Frame 1 (no input): blank canvas, image omitted
Frame 60 (the mouse pressed at the canvas centre just before this capture): blank canvas, image omitted
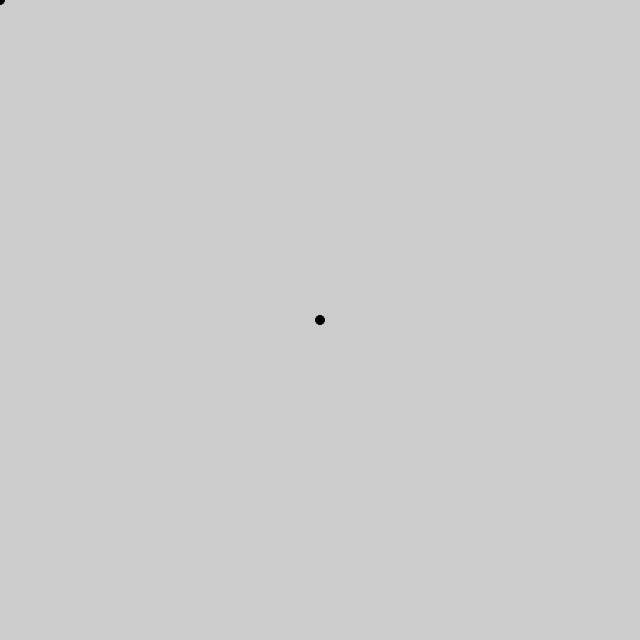
Frame 120 (the mouse held since frame 60 and released just before this capture)

The Processing sketch whose frames 1 and 60 were blank and that drew this single picture after the mouse press (run headless with seeded random() and noise(); from frame 60 on, the mouse is pressed at the canvas centre):

// Processing sketch: processing_61210
// ── processing_61210.pde

void setup() {
  size(640,640);
  fill(0,102);
  smooth();
  noStroke();
}
void draw() {
  ellipse(mouseX,mouseY, 9,9);
}
